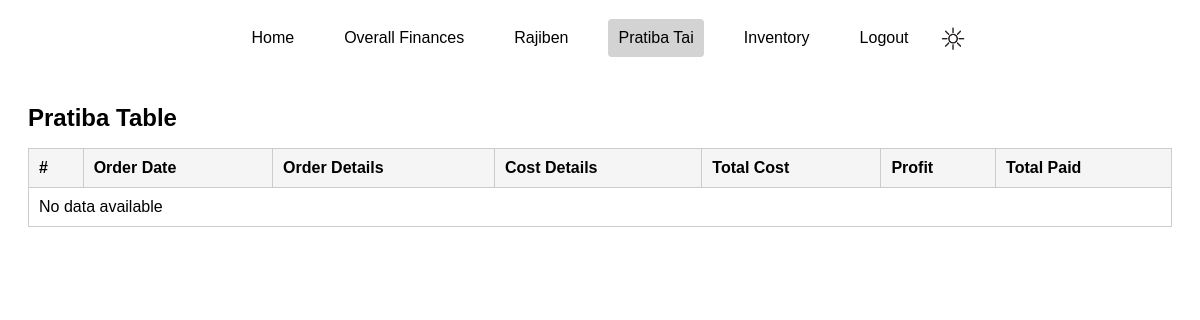
The app's page /pratiba, older data.
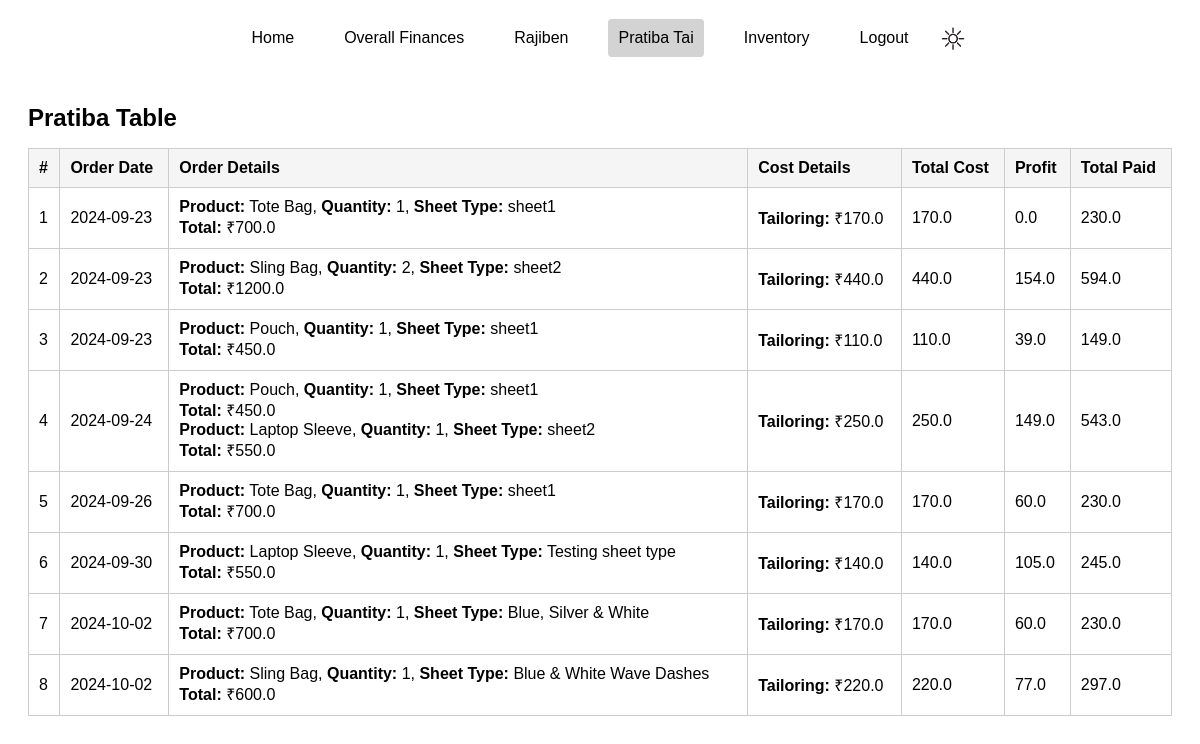
The same page, newer data.
### models.py (models this page shows)
class Pratibatai(db.Model):
    id=db.Column(db.Integer,primary_key=True)
    cumulative_cost=db.Column(db.Float,nullable=False)
    cumulative_profit=db.Column(db.Float,nullable=False)
    cost_id=db.Column(db.Integer,db.ForeignKey("cost.id"),nullable=False)

class Order(db.Model):
    id=db.Column(db.Integer,primary_key=True)
    date=db.Column(db.Date,nullable=False)
    total_cost=db.Column(db.Float,nullable=False)
    notes=db.Column(db.String(256))
    payment_made_by=db.Column(db.String,nullable=False)
    status=db.Column(db.String,default="order placed")
    user_id=db.Column(db.Integer,db.ForeignKey("user.id"),nullable=False)
    products=db.relationship("Product",backref="order",lazy=True,cascade='all,delete-orphan')
    cost=db.relationship("Cost",backref="order",uselist=False,lazy=True,cascade='all,delete-orphan')

class Product(db.Model):
    id=db.Column(db.Integer,primary_key=True)
    sheet_type=db.Column(db.String,nullable=False)
    quantity=db.Column(db.Integer,default=1)
    price=db.Column(db.Float,nullable=False)
    total_price=db.Column(db.Float,nullable=False)
    order_id=db.Column(db.Integer,db.ForeignKey("order.id"),nullable=False)
    product_id = db.Column(db.Integer,db.ForeignKey("product_type.id"),nullable=False)

class Product_type(db.Model):
    id=db.Column(db.Integer,primary_key=True)
    product_name=db.Column(db.String,nullable=False,unique=True)
    product_price=db.Column(db.Float,nullable=False)
    product_dimension=db.Column(db.String,nullable=False)
    prods=db.relationship("Product",backref="product_type",lazy=True,cascade='all,delete-orphan')
    inventory = db.relationship('Inventory', backref='product_type',lazy=True,cascade='all,delete-orphan')

class Cost(db.Model):
    id=db.Column(db.Integer,primary_key=True)
    raw_material_cost=db.Column(db.Float,nullable=False)
    weaving_cost=db.Column(db.Float,nullable=False)
    transport_cost=db.Column(db.Float,nullable=False)
    tailoring_cost=db.Column(db.Float,nullable=False)
    rajiben_profit=db.Column(db.Float,nullable=False)
    pratibatai_profit=db.Column(db.Float,nullable=False)
    travels=db.Column(db.Float,nullable=False)
    total_cost=db.Column(db.Float,nullable=False)
    order_id=db.Column(db.Integer,db.ForeignKey("order.id"),nullable=False)
    rajiben=db.relationship("Rajiben",uselist=False, backref="cost", lazy=True, cascade='all,delete-orphan')
    pratibatai=db.relationship("Pratibatai",uselist=False, backref="cost", lazy=True, cascade='all,delete-orphan')

### routes.py (the view)
@app.route('/pratiba')
def pratiba():
    pratibatai_orders = Pratibatai.query.all()  # or filter based on the requirement
    return render_template('pratibatai.html', pratibatai_orders=pratibatai_orders)

### templates/pratibatai.html (shortened to what this page needs)
<!DOCTYPE html>
<head>
    <link rel="stylesheet" href="{{ url_for('static', filename='style.css') }}">
</head>
<body>
    <nav>
        <div class="nav-links">
            <a href="{{ url_for('dashboard') }}">Home</a>
            <a href="{{ url_for('overall_financials') }}">Overall Finances</a>
            <a href="{{ url_for('rajiben') }}">Rajiben</a>
            <a href="{{ url_for('pratiba') }}" class="active">Pratiba Tai</a>
            <a href="{{ url_for('inventory') }}">Inventory</a>
            <a href="{{ url_for('logout') }}">Logout</a>
            <div class="dark-mode-toggle">
                <label class="switch">
                    <span class="slider round"></span>
                </label>
            </div>
        </div>
    </nav>
    <main>
        <h1>Pratiba Table</h1>
        <table class="pratiba-table">
            <thead>
                <tr>
                    <th>#</th>
                    <th>Order Date</th>
                    <th>Order Details</th>
                    <th>Cost Details</th>
                    <th>Total Cost</th>
                    <th>Profit</th>
                    <th>Total Paid</th>
                </tr>
            </thead>
            <tbody>
                {% for order in pratibatai_orders %}
                <tr>
                    <td>{{ loop.index }}</td>
                    <td>{{ order.cost.order.date.strftime('%Y-%m-%d') }}</td>
                    <td>
                        {% for product in order.cost.order.products %}
                            <strong>Product:</strong> {{ product.product_type.product_name }},
                            <strong>Quantity:</strong> {{ product.quantity }},
                            <strong>Sheet Type:</strong> {{ product.sheet_type }} <br>
                            <strong>Total:</strong> ₹{{ product.total_price }}
                            <br>
                        {% endfor %}
                    </td>
                    <td>
                        <strong>Tailoring:</strong> ₹{{ order.cost.tailoring_cost }} <br>
                    </td>
                    <td>{{ order.cost.tailoring_cost }}</td>
                    <td>{{ order.cost.pratibatai.cumulative_profit }}</td>
                    <td>{{ order.cost.pratibatai.cumulative_cost }}</td>
                </tr>
                {% else %}
                <tr>
                    <td colspan="7">No data available</td>
                </tr>
                {% endfor %}
            </tbody>
        </table>
    </main>
</body>

Row changes from the older to the newer data that the page shows:
added Pratibatai: cost.order "2024-09-23", cost.tailoring_cost "170.0", cost.pratibatai.cumulative_profit "0.0", cost.pratibatai.cumulative_cost "230.0"
added Product: product_type.product_name "Tote Bag", quantity "1", sheet_type "sheet1", total_price "700.0", shown under "2024-09-23"
added Pratibatai: cost.order "2024-09-23", cost.tailoring_cost "440.0", cost.pratibatai.cumulative_profit "154.0", cost.pratibatai.cumulative_cost "594.0"
added Product: product_type.product_name "Sling Bag", quantity "2", sheet_type "sheet2", total_price "1200.0", shown under "2024-09-23"
added Pratibatai: cost.order "2024-09-23", cost.tailoring_cost "110.0", cost.pratibatai.cumulative_profit "39.0", cost.pratibatai.cumulative_cost "149.0"
added Product: product_type.product_name "Pouch", quantity "1", sheet_type "sheet1", total_price "450.0", shown under "2024-09-23"
added Pratibatai: cost.order "2024-09-24", cost.tailoring_cost "250.0", cost.pratibatai.cumulative_profit "149.0", cost.pratibatai.cumulative_cost "543.0"
added Product: product_type.product_name "Pouch", quantity "1", sheet_type "sheet1", total_price "450.0", shown under "2024-09-24"
added Product: product_type.product_name "Laptop Sleeve", quantity "1", sheet_type "sheet2", total_price "550.0", shown under "2024-09-24"
added Pratibatai: cost.order "2024-09-26", cost.tailoring_cost "170.0", cost.pratibatai.cumulative_profit "60.0", cost.pratibatai.cumulative_cost "230.0"
added Product: product_type.product_name "Tote Bag", quantity "1", sheet_type "sheet1", total_price "700.0", shown under "2024-09-26"
added Pratibatai: cost.order "2024-09-30", cost.tailoring_cost "140.0", cost.pratibatai.cumulative_profit "105.0", cost.pratibatai.cumulative_cost "245.0"
added Product: product_type.product_name "Laptop Sleeve", quantity "1", sheet_type "Testing sheet type", total_price "550.0", shown under "2024-09-30"
added Pratibatai: cost.order "2024-10-02", cost.tailoring_cost "170.0", cost.pratibatai.cumulative_profit "60.0", cost.pratibatai.cumulative_cost "230.0"
added Product: product_type.product_name "Tote Bag", quantity "1", sheet_type "Blue, Silver & White", total_price "700.0", shown under "2024-10-02"
added Pratibatai: cost.order "2024-10-02", cost.tailoring_cost "220.0", cost.pratibatai.cumulative_profit "77.0", cost.pratibatai.cumulative_cost "297.0"
added Product: product_type.product_name "Sling Bag", quantity "1", sheet_type "Blue & White Wave Dashes", total_price "600.0", shown under "2024-10-02"
Text that changed along with them:
text no longer shown: "No data available"
